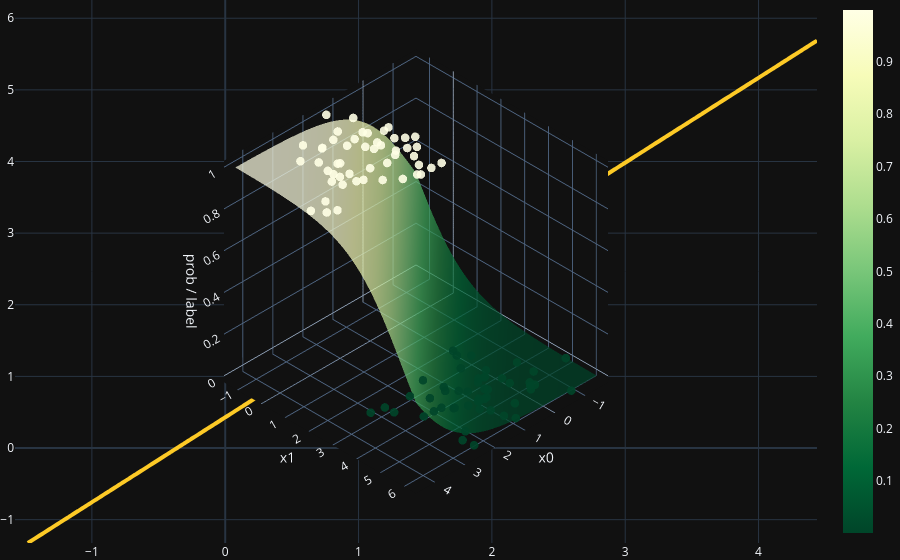

The code cell stored with this chart in its notebook:
### Code cell
import numpy as np
import plotly.graph_objects as go

# Grille sur l'espace des features
X0 = np.linspace(X[:, 0].min(), X[:, 0].max(), 120)
X1 = np.linspace(X[:, 1].min(), X[:, 1].max(), 120)
xx0, xx1 = np.meshgrid(X0, X1)

# Securise la forme de W
w0, w1 = W.flatten()[:2]

# Logit + sigmoide
Z = w0 * xx0 + w1 * xx1 + b
A = 1 / (1 + np.exp(-Z))

fig = go.Figure()

# Surface de probabilite P(y=1|x)
fig.add_trace(go.Surface(
    x=xx0, y=xx1, z=A,
    colorscale="YlGn",
    opacity=0.70,
    reversescale=True,
    showscale=True,
    name="P(y=1|x)"
))

# Frontiere de decision A=0.5
fig.add_trace(go.Contour(
    x=X0, y=X1, z=A,
    contours=dict(start=0.5, end=0.5, size=1, coloring="lines"),
    line=dict(color="red", width=4),
    showscale=False,
    name="Frontiere A=0.5"
))

# Points reels (z = y in {0,1})
fig.add_trace(go.Scatter3d(
    x=X[:, 0].flatten(),
    y=X[:, 1].flatten(),
    z=y.flatten(),
    mode="markers",
    marker=dict(
        size=5,
        color=y.flatten(),
        colorscale="YlGn",
        opacity=0.9,
        reversescale=True
    ),
    name="Data"
))

fig.update_layout(
    template="plotly_dark",
    margin=dict(l=0, r=0, b=0, t=0),
    scene=dict(
        xaxis_title="x0",
        yaxis_title="x1",
        zaxis_title="prob / label",
    )
)

fig.layout.scene.camera.projection.type = "orthographic"
fig.show()
